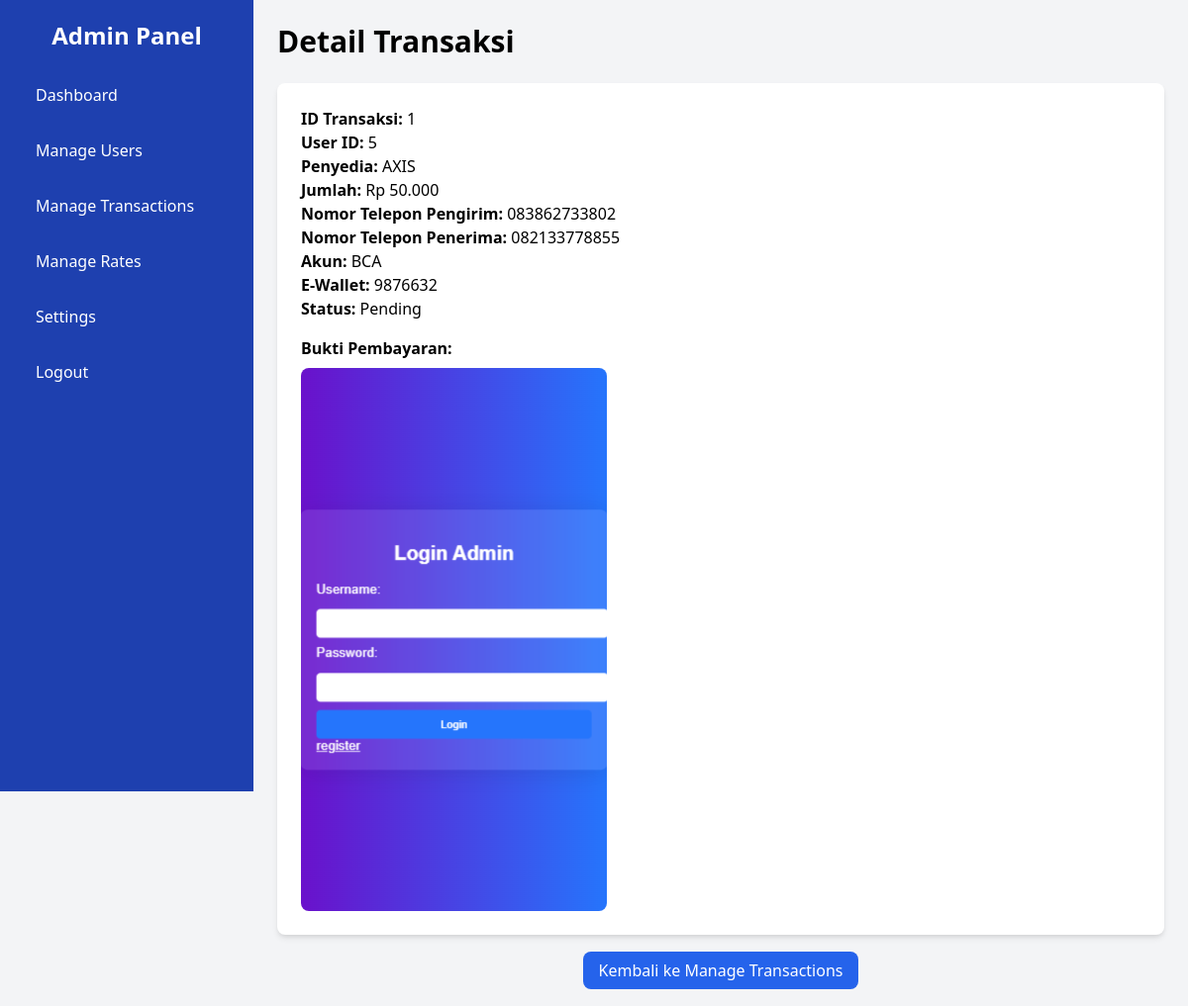
Page /admin/detail_transaksi.php?id=1 (signed in) on the committed database.
### tables this page shows
CREATE TABLE `transactions` (
  `id` int(11) NOT NULL,
  `user_id` int(11) NOT NULL,
  `provider` varchar(255) NOT NULL,
  `amount` decimal(10,2) NOT NULL,
  `sender_phone` varchar(15) NOT NULL,
  `receiver_phone` varchar(15) NOT NULL,
  `account` varchar(255) DEFAULT NULL,
  `ewallet` varchar(255) DEFAULT NULL,
  `rate` decimal(10,4) NOT NULL,
  `result` decimal(10,2) NOT NULL,
  `payment_proof` varchar(255) NOT NULL,
  `status` enum('Pending','Completed','Cancelled') DEFAULT 'Pending',
  `created_at` timestamp NOT NULL DEFAULT current_timestamp()
);

### admin/detail_transaksi.php (the view, shortened to what this page needs)
<?php
include '../db.php';
$transactionId = $_GET['id'];
$stmt = $pdo->prepare("SELECT * FROM transactions WHERE id = ?");
$stmt->execute([$transactionId]);
$transaction = $stmt->fetch();
?>
<!DOCTYPE html>
<html lang="en">
<head>
    <link href="https://cdn.jsdelivr.net/npm/tailwindcss@2.2.19/dist/tailwind.min.css" rel="stylesheet">
</head>
<body class="bg-gray-100 font-roboto">
    <div class="min-h-screen flex">
        <?php include 'includes/sidebar.php';  ?>
        <div class="flex-1 p-6">
            <h1 class="text-3xl font-bold mb-6">Detail Transaksi</h1>
            <div class="bg-white p-6 rounded-lg shadow-md">
                <p><strong>ID Transaksi:</strong> <?= htmlspecialchars($transaction['id']) ?></p>
                <p><strong>User ID:</strong> <?= htmlspecialchars($transaction['user_id']) ?></p>
                <p><strong>Penyedia:</strong> <?= htmlspecialchars($transaction['provider']) ?></p>
                <p><strong>Jumlah:</strong> Rp <?= number_format($transaction['amount'], 0, ',', '.') ?></p>
                <p><strong>Nomor Telepon Pengirim:</strong> <?= htmlspecialchars($transaction['sender_phone']) ?></p>
                <p><strong>Nomor Telepon Penerima:</strong> <?= htmlspecialchars($transaction['receiver_phone']) ?></p>
                <p><strong>Akun:</strong> <?= htmlspecialchars($transaction['account']) ?></p>
                <p><strong>E-Wallet:</strong> <?= htmlspecialchars($transaction['ewallet']) ?></p>
                <p><strong>Status:</strong> <?= htmlspecialchars($transaction['status']) ?></p>
                <div class="mt-4">
                    <strong>Bukti Pembayaran:</strong><br>
                    <img src="<?= htmlspecialchars($transaction['payment_proof']) ?>" alt="Bukti Pembayaran" class="mt-2 max-w-xs rounded-lg">
                </div>
            </div>
            <div class="mt-6 text-center">
                <a href="manage_transactions.php" class="bg-blue-600 text-white px-4 py-2 rounded-lg hover:bg-blue-700">Kembali ke Manage Transactions</a>
            </div>
        </div>
    </div>
</body>
</html>

### rows in the picture
transactions: id "1", user "5", provider "AXIS", amount "50.000", sender_phone "083862733802", receiver_phone "082133778855", account "BCA", ewallet "9876632", status "Pending", payment_proof (picture)
